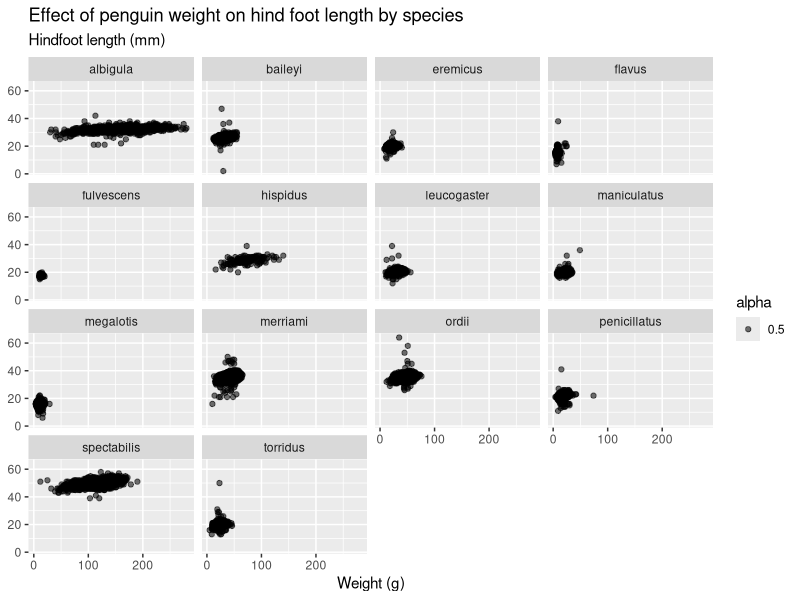
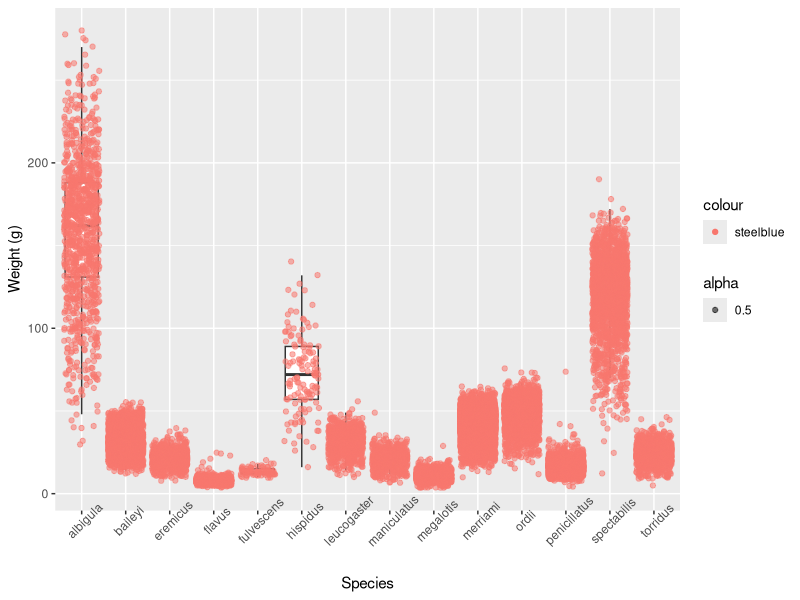
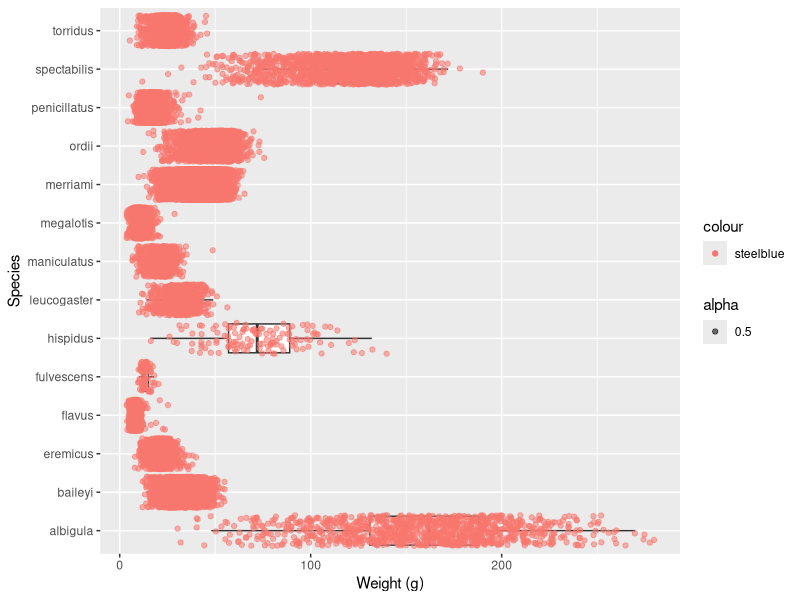

Source code (R) for these figures, in order: (Note: this script raises an error after producing the figures.)
## ---- chunk 1
#| label: setup
#| message: false

library(tidyverse)

## ---- chunk 2
#| label: load-data
#| message: false

surveys <- read_csv(here::here("data", "surveys.csv"))
## ---- chunk 3
#| label: scatterplot

ggplot(data = surveys,
       mapping = aes(x = weight,
                     y = hindfoot_length,
                     alpha = 0.5
       )) +
  geom_point() +
  facet_wrap(facets = vars(species)) +
  labs(title = "Effect of penguin weight on hind foot length by species",
       subtitle = "Hindfoot length (mm)",
       x = "Weight (g)",
       y = NULL)
## ---- chunk 4
#| label: boxplot

ggplot(data = surveys,
       mapping = aes(x = species,
         y = weight)) +
  geom_boxplot(outliers = FALSE) + 
  # geom_point()
  geom_jitter(aes(color = "steelblue",
                  alpha = 0.5)) +
  labs(x = "Species",
       y = "Weight (g)") +
  theme(axis.text.x = element_text(angle = 45))
  
## ---- chunk 5
#| label: rotated-boxplot

ggplot(data = surveys,
       mapping = aes(x = weight,
         y = species)) +
  geom_boxplot(outliers = FALSE) + 
  # geom_point()
  geom_jitter(aes(color = "steelblue",
                  alpha = 0.5)) +
  labs(y = "Species",
       x = "Weight (g)")
## ---- chunk 6
#| label: anova

species_mod <- aov()

summary(species_mod)
